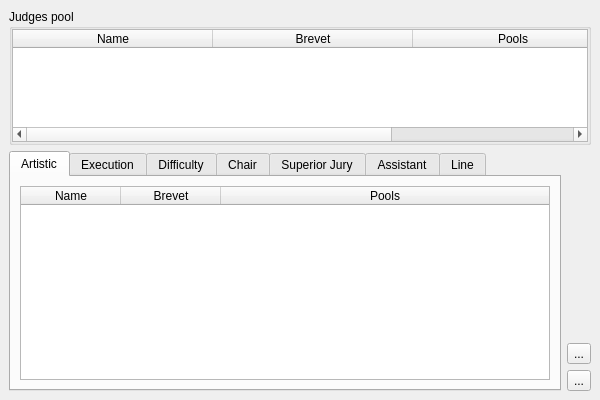
<?xml version="1.0" encoding="UTF-8"?>
<ui version="4.0">
 <class>JudgesPanelWidget</class>
 <widget class="QMainWindow" name="JudgesPanelWidget">
  <property name="geometry">
   <rect>
    <x>0</x>
    <y>0</y>
    <width>600</width>
    <height>400</height>
   </rect>
  </property>
  <property name="acceptDrops">
   <bool>true</bool>
  </property>
  <property name="windowTitle">
   <string>Form</string>
  </property>
  <property name="windowIcon">
   <iconset resource="../../ressources.qrc">
    <normaloff>:/ui/icons/images/icons/Logo.png</normaloff>:/ui/icons/images/icons/Logo.png</iconset>
  </property>
  <widget class="QWidget" name="centralWidget" native="true">
   <property name="geometry">
    <rect>
     <x>9</x>
     <y>9</y>
     <width>582</width>
     <height>382</height>
    </rect>
   </property>
   <layout class="QVBoxLayout" name="verticalLayout_11">
    <item>
     <widget class="QGroupBox" name="groupBox">
      <property name="sizePolicy">
       <sizepolicy hsizetype="Preferred" vsizetype="Preferred">
        <horstretch>0</horstretch>
        <verstretch>3</verstretch>
       </sizepolicy>
      </property>
      <property name="title">
       <string>Judges pool</string>
      </property>
      <layout class="QVBoxLayout" name="verticalLayout_2">
       <property name="spacing">
        <number>0</number>
       </property>
       <property name="margin">
        <number>0</number>
       </property>
       <item>
        <widget class="QTableWidget" name="judgesTable">
         <property name="editTriggers">
          <set>QAbstractItemView::NoEditTriggers</set>
         </property>
         <property name="dragEnabled">
          <bool>true</bool>
         </property>
         <property name="dragDropMode">
          <enum>QAbstractItemView::DragOnly</enum>
         </property>
         <property name="selectionMode">
          <enum>QAbstractItemView::SingleSelection</enum>
         </property>
         <property name="selectionBehavior">
          <enum>QAbstractItemView::SelectRows</enum>
         </property>
         <property name="sortingEnabled">
          <bool>true</bool>
         </property>
         <attribute name="horizontalHeaderDefaultSectionSize">
          <number>200</number>
         </attribute>
         <attribute name="horizontalHeaderStretchLastSection">
          <bool>true</bool>
         </attribute>
         <attribute name="horizontalHeaderStretchLastSection">
          <bool>true</bool>
         </attribute>
         <attribute name="horizontalHeaderDefaultSectionSize">
          <number>200</number>
         </attribute>
         <column>
          <property name="text">
           <string>Name</string>
          </property>
         </column>
         <column>
          <property name="text">
           <string>Brevet</string>
          </property>
         </column>
         <column>
          <property name="text">
           <string>Pools</string>
          </property>
         </column>
        </widget>
       </item>
      </layout>
     </widget>
    </item>
    <item>
     <layout class="QHBoxLayout" name="horizontalLayout">
      <item>
       <widget class="QTabWidget" name="judgeTabs">
        <property name="sizePolicy">
         <sizepolicy hsizetype="Expanding" vsizetype="Expanding">
          <horstretch>0</horstretch>
          <verstretch>2</verstretch>
         </sizepolicy>
        </property>
        <property name="tabPosition">
         <enum>QTabWidget::North</enum>
        </property>
        <property name="tabShape">
         <enum>QTabWidget::Rounded</enum>
        </property>
        <property name="currentIndex">
         <number>0</number>
        </property>
        <widget class="QWidget" name="artisticTab">
         <attribute name="title">
          <string>Artistic</string>
         </attribute>
         <layout class="QVBoxLayout" name="verticalLayout_3">
          <item>
           <widget class="QTableWidget" name="artistic">
            <property name="dragDropMode">
             <enum>QAbstractItemView::DropOnly</enum>
            </property>
            <property name="defaultDropAction">
             <enum>Qt::CopyAction</enum>
            </property>
            <property name="selectionMode">
             <enum>QAbstractItemView::SingleSelection</enum>
            </property>
            <property name="selectionBehavior">
             <enum>QAbstractItemView::SelectRows</enum>
            </property>
            <attribute name="horizontalHeaderStretchLastSection">
             <bool>true</bool>
            </attribute>
            <attribute name="horizontalHeaderStretchLastSection">
             <bool>true</bool>
            </attribute>
            <column>
             <property name="text">
              <string>Name</string>
             </property>
            </column>
            <column>
             <property name="text">
              <string>Brevet</string>
             </property>
            </column>
            <column>
             <property name="text">
              <string>Pools</string>
             </property>
            </column>
           </widget>
          </item>
         </layout>
        </widget>
        <widget class="QWidget" name="executionTab">
         <attribute name="title">
          <string>Execution</string>
         </attribute>
         <layout class="QVBoxLayout" name="verticalLayout_4">
          <item>
           <widget class="QTableWidget" name="execution">
            <property name="dragDropMode">
             <enum>QAbstractItemView::DropOnly</enum>
            </property>
            <property name="defaultDropAction">
             <enum>Qt::CopyAction</enum>
            </property>
            <property name="selectionMode">
             <enum>QAbstractItemView::SingleSelection</enum>
            </property>
            <property name="selectionBehavior">
             <enum>QAbstractItemView::SelectRows</enum>
            </property>
            <attribute name="horizontalHeaderStretchLastSection">
             <bool>true</bool>
            </attribute>
            <attribute name="horizontalHeaderStretchLastSection">
             <bool>true</bool>
            </attribute>
            <column>
             <property name="text">
              <string>Name</string>
             </property>
            </column>
            <column>
             <property name="text">
              <string>Brevet</string>
             </property>
            </column>
            <column>
             <property name="text">
              <string>Pools</string>
             </property>
            </column>
           </widget>
          </item>
         </layout>
        </widget>
        <widget class="QWidget" name="difficultyTab">
         <attribute name="title">
          <string>Difficulty</string>
         </attribute>
         <layout class="QVBoxLayout" name="verticalLayout_5">
          <item>
           <widget class="QTableWidget" name="difficulty">
            <property name="dragDropMode">
             <enum>QAbstractItemView::DropOnly</enum>
            </property>
            <property name="defaultDropAction">
             <enum>Qt::CopyAction</enum>
            </property>
            <property name="selectionMode">
             <enum>QAbstractItemView::SingleSelection</enum>
            </property>
            <property name="selectionBehavior">
             <enum>QAbstractItemView::SelectRows</enum>
            </property>
            <attribute name="horizontalHeaderStretchLastSection">
             <bool>true</bool>
            </attribute>
            <attribute name="horizontalHeaderStretchLastSection">
             <bool>true</bool>
            </attribute>
            <column>
             <property name="text">
              <string>Name</string>
             </property>
            </column>
            <column>
             <property name="text">
              <string>Brevet</string>
             </property>
            </column>
            <column>
             <property name="text">
              <string>Pools</string>
             </property>
            </column>
           </widget>
          </item>
         </layout>
        </widget>
        <widget class="QWidget" name="chairTab">
         <attribute name="title">
          <string>Chair</string>
         </attribute>
         <layout class="QVBoxLayout" name="verticalLayout_6">
          <item>
           <widget class="QTableWidget" name="chair">
            <property name="dragDropMode">
             <enum>QAbstractItemView::DropOnly</enum>
            </property>
            <property name="defaultDropAction">
             <enum>Qt::CopyAction</enum>
            </property>
            <property name="selectionMode">
             <enum>QAbstractItemView::SingleSelection</enum>
            </property>
            <property name="selectionBehavior">
             <enum>QAbstractItemView::SelectRows</enum>
            </property>
            <attribute name="horizontalHeaderStretchLastSection">
             <bool>true</bool>
            </attribute>
            <attribute name="horizontalHeaderStretchLastSection">
             <bool>true</bool>
            </attribute>
            <column>
             <property name="text">
              <string>Name</string>
             </property>
            </column>
            <column>
             <property name="text">
              <string>Brevet</string>
             </property>
            </column>
            <column>
             <property name="text">
              <string>Pools</string>
             </property>
            </column>
           </widget>
          </item>
         </layout>
        </widget>
        <widget class="QWidget" name="supiriorTab">
         <attribute name="title">
          <string>Superior Jury</string>
         </attribute>
         <layout class="QVBoxLayout" name="verticalLayout_7">
          <item>
           <widget class="QTableWidget" name="superior">
            <property name="dragDropMode">
             <enum>QAbstractItemView::DropOnly</enum>
            </property>
            <property name="defaultDropAction">
             <enum>Qt::CopyAction</enum>
            </property>
            <property name="selectionMode">
             <enum>QAbstractItemView::SingleSelection</enum>
            </property>
            <property name="selectionBehavior">
             <enum>QAbstractItemView::SelectRows</enum>
            </property>
            <attribute name="horizontalHeaderStretchLastSection">
             <bool>true</bool>
            </attribute>
            <attribute name="horizontalHeaderStretchLastSection">
             <bool>true</bool>
            </attribute>
            <column>
             <property name="text">
              <string>Name</string>
             </property>
            </column>
            <column>
             <property name="text">
              <string>Brevet</string>
             </property>
            </column>
            <column>
             <property name="text">
              <string>Pools</string>
             </property>
            </column>
           </widget>
          </item>
         </layout>
        </widget>
        <widget class="QWidget" name="assistantTab">
         <attribute name="title">
          <string>Assistant</string>
         </attribute>
         <layout class="QVBoxLayout" name="verticalLayout_8">
          <item>
           <widget class="QTableWidget" name="assistant">
            <property name="dragDropMode">
             <enum>QAbstractItemView::DropOnly</enum>
            </property>
            <property name="defaultDropAction">
             <enum>Qt::CopyAction</enum>
            </property>
            <property name="selectionMode">
             <enum>QAbstractItemView::SingleSelection</enum>
            </property>
            <property name="selectionBehavior">
             <enum>QAbstractItemView::SelectRows</enum>
            </property>
            <attribute name="horizontalHeaderStretchLastSection">
             <bool>true</bool>
            </attribute>
            <attribute name="horizontalHeaderStretchLastSection">
             <bool>true</bool>
            </attribute>
            <column>
             <property name="text">
              <string>Name</string>
             </property>
            </column>
            <column>
             <property name="text">
              <string>Brevet</string>
             </property>
            </column>
            <column>
             <property name="text">
              <string>Pools</string>
             </property>
            </column>
           </widget>
          </item>
         </layout>
        </widget>
        <widget class="QWidget" name="lineTab">
         <attribute name="title">
          <string>Line</string>
         </attribute>
         <layout class="QVBoxLayout" name="verticalLayout_9">
          <item>
           <widget class="QTableWidget" name="line">
            <property name="dragDropMode">
             <enum>QAbstractItemView::DropOnly</enum>
            </property>
            <property name="defaultDropAction">
             <enum>Qt::CopyAction</enum>
            </property>
            <property name="selectionMode">
             <enum>QAbstractItemView::SingleSelection</enum>
            </property>
            <property name="selectionBehavior">
             <enum>QAbstractItemView::SelectRows</enum>
            </property>
            <attribute name="horizontalHeaderStretchLastSection">
             <bool>true</bool>
            </attribute>
            <attribute name="horizontalHeaderStretchLastSection">
             <bool>true</bool>
            </attribute>
            <column>
             <property name="text">
              <string>Name</string>
             </property>
            </column>
            <column>
             <property name="text">
              <string>Brevet</string>
             </property>
            </column>
            <column>
             <property name="text">
              <string>Pools</string>
             </property>
            </column>
           </widget>
          </item>
         </layout>
        </widget>
       </widget>
      </item>
      <item>
       <layout class="QVBoxLayout" name="verticalLayout_10">
        <item>
         <spacer name="verticalSpacer">
          <property name="orientation">
           <enum>Qt::Vertical</enum>
          </property>
          <property name="sizeHint" stdset="0">
           <size>
            <width>20</width>
            <height>40</height>
           </size>
          </property>
         </spacer>
        </item>
        <item>
         <widget class="QToolButton" name="toolButton">
          <property name="text">
           <string>...</string>
          </property>
          <property name="icon">
           <iconset resource="../../ressources.qrc">
            <normaloff>:/ui/icons/images/icons/save_green_64.png</normaloff>:/ui/icons/images/icons/save_green_64.png</iconset>
          </property>
          <property name="iconSize">
           <size>
            <width>40</width>
            <height>40</height>
           </size>
          </property>
         </widget>
        </item>
        <item>
         <widget class="QToolButton" name="trash">
          <property name="acceptDrops">
           <bool>true</bool>
          </property>
          <property name="text">
           <string>...</string>
          </property>
          <property name="icon">
           <iconset resource="../../ressources.qrc">
            <normaloff>:/ui/icons/images/icons/delete_x_64.png</normaloff>:/ui/icons/images/icons/delete_x_64.png</iconset>
          </property>
          <property name="iconSize">
           <size>
            <width>40</width>
            <height>40</height>
           </size>
          </property>
         </widget>
        </item>
       </layout>
      </item>
     </layout>
    </item>
   </layout>
  </widget>
 </widget>
 <resources>
  <include location="../../ressources.qrc"/>
 </resources>
 <connections/>
 <slots>
  <slot>changeJudge(QTableWidgetItem*)</slot>
  <slot>saveChanges()</slot>
  <slot>removeJudge()</slot>
 </slots>
</ui>
